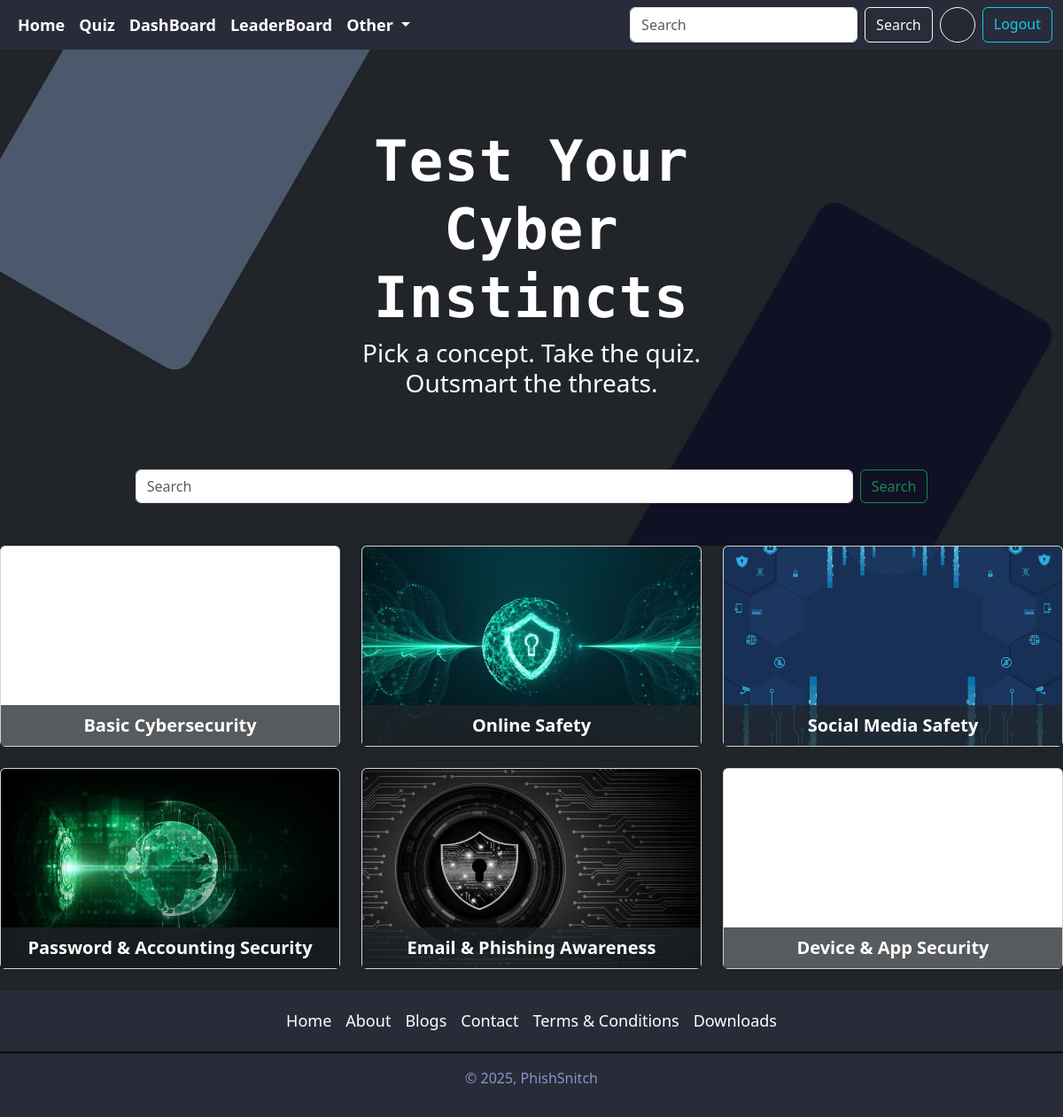
Before: /quiz/categories/ (signed in) with the older database file.
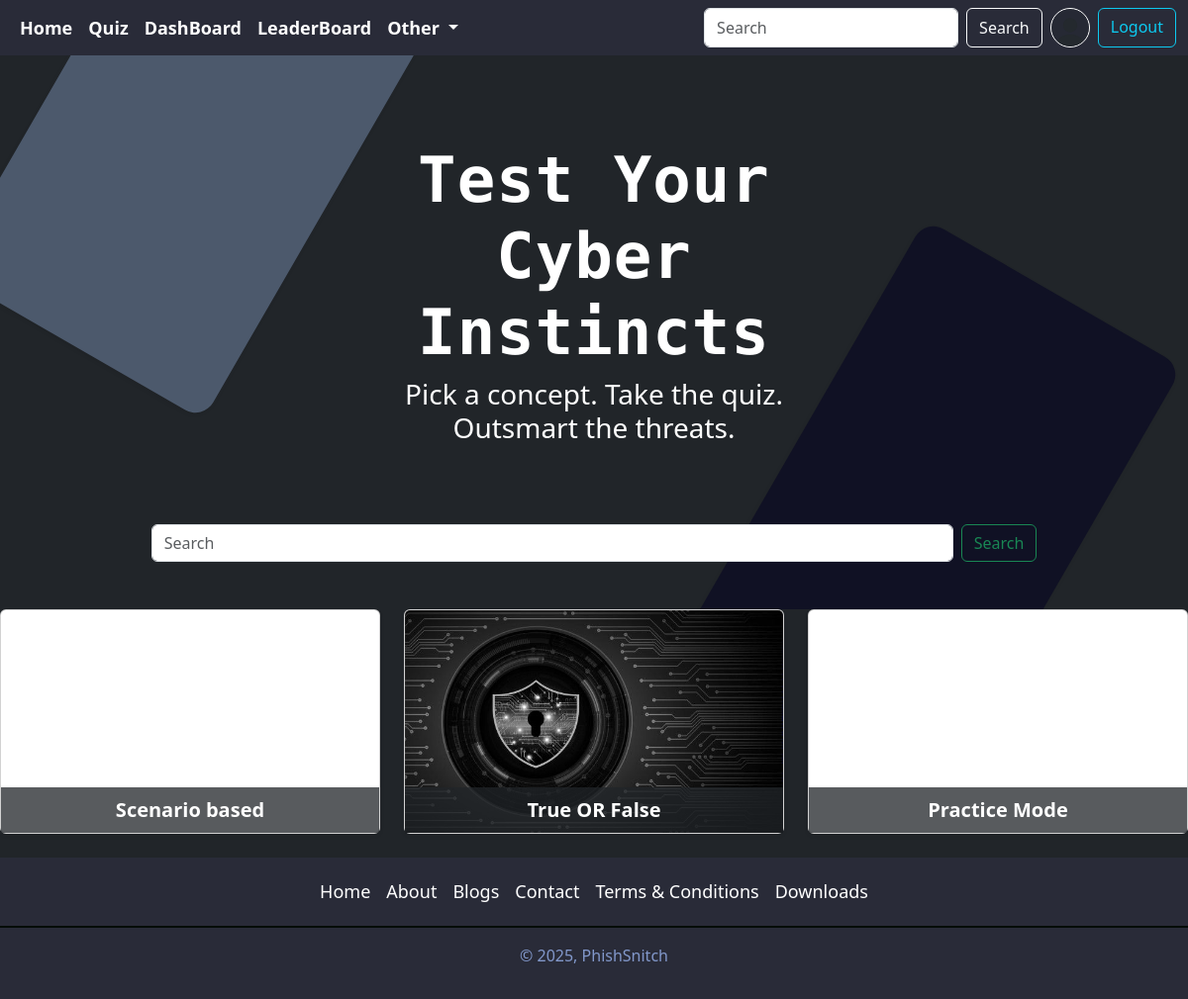
After: the same page with the newer database file.
### accounts/models.py (models this page shows, shortened)
class Profile(models.Model):
    user=models.OneToOneField(User, on_delete=models.CASCADE,null=True,verbose_name='User_Object')
    bio=models.TextField(blank=True,null=True)
    profile_image=models.ImageField(upload_to='profile_images',default='userdefault.png',blank=True,null=True,verbose_name='Profile_Pic')
    location=models.CharField(max_length=100,blank=True,null=True)
    GENDER=(
        ('Male','Male'),
        ('Female','Female'),
        ('Other','Other')
    )
    gender=models.CharField(max_length=6,choices=GENDER,blank=True,null=True)
    rank=models.IntegerField(null=True,blank=True,editable=True,default=0)
    total_score = models.IntegerField(default=0)

### quiz/models.py (models this page shows, shortened)
class Category(models.Model):
    name = models.CharField(max_length=200)
    image = models.ImageField(upload_to='category_images',null=True,blank=True,default='bg3.png')
    class Meta:
        verbose_name_plural = 'Categories'

### quiz/views.py (the view)
# urls.py: path('categories/',views.category_view,name='category_view'),
def category_view(request):
    query = request.GET.get("q", "")
    if query:
        categories = Category.objects.filter(name__icontains=query)
    else:
        categories = Category.objects.all()
    context = {"categories": categories, "query": query}
    return render(request, 'quiz_category.html', context)

### templates/quiz_category.html (shortened to what this page needs)
{% extends 'index.html' %}
{% block content %}
<main>
     <div class="position-relative overflow-hidden p-3 p-md-5  text-center bg-dark ">
        <div class="col-md-6 p-lg-5 mx-auto mt-5"> <h1 class="display-3 fw-bold custom-heading text-white">Test Your Cyber Instincts</h1> <h3 class="fw-normal mb-3 text-white">Pick a concept. Take the quiz. Outsmart the threats.</h3>
         </div>
        <div class="position-relative mb-n4 mt-2" style="z-index: 10;">
    <form class="container d-flex justify-content-center mt-3" role="search" method="get" action="{% url 'category_view' %}">
      <input name="q" class="form-control me-2 w-75" type="search" placeholder="Search" aria-label="Search" />
      <a href="#" class="btn btn-outline-success" type="submit">Search</a>
    </form>
  </div>
     <div class="product-device shadow-sm d-none d-md-block">
     </div>
      <div class="product-device product-device-2 shadow-sm d-none d-md-block">
      </div>
     </div>
     <div class="container-fluid px-0 bg-dark" >
            <div class="row row-cols-1 row-cols-sm-1 row-cols-md-2 row-cols-lg-3">
              {% for category in categories %}
                <div class="col-md-4 mb-4">
                        <div class="card shadow-sm h-100">
                            <a href="{% url 'search' category.name %}" type="button" class="text-white fw-semibold text-decoration-none fs-5">
                        <div  class="card-img-top position-relative" style="
                    height: 225px;
                    background: url('{{ category.image.url }}') no-repeat center center;
                    background-size: cover;">
                        <div class="position-absolute bottom-0 start-0 w-100 bg-dark bg-opacity-75 text-center py-2">
                        {{ category.name }}
                    </div>
                    </a>
                </div>
                     </div>
                     </div>
                {% endfor %}
     </main>
  {% endblock content %}

### templates/index.html (shortened to what this page needs)
{% load static %}
<!DOCTYPE html>
<html lang="en">
<head>
    <link href="https://cdn.jsdelivr.net/npm/bootstrap@5.3.6/dist/css/bootstrap.min.css" rel="stylesheet">
     <link rel="stylesheet" href="https://cdn.jsdelivr.net/npm/bootstrap-icons@1.10.5/font/bootstrap-icons.css">
   <link rel="stylesheet" href="{% static 'styles/home.css' %}">
</head>
<body class="{% block body_class %}{% endblock %}">
    {% include "components/navbar.html" %}
     {% block content%}
     {% endblock content %}
      {% include "components/footer.html" %}
</body>
</html>

### templates/components/navbar.html (shortened to what this page needs)
{% load static %}
<nav class="navbar navbar-expand-lg ">
    <div class="container-fluid">
      <div class="collapse navbar-collapse" id="navbarSupportedContent">
        <ul class="navbar-nav me-auto mb-2 mb-lg-0">
          <li class="nav-item content">
            <a class="nav-link active" aria-current="page" href="{% url 'home' %}">Home</a>
          </li>
          <li class="nav-item content">
            <a class="nav-link" href="{% url 'category_view' %}">Quiz</a>
          </li>
          {% if request.user.is_superuser %}
          <li class="nav-item content">
            <a class="nav-link" href="{%  url 'dashboard' %}">DashBoard</a>
          </li>
          {% endif %}
          <li class="nav-item content">
            <a class="nav-link" href="{%  url 'leaderboard' %}">LeaderBoard</a>
          </li>
          <li class="nav-item dropdown content " style="background-color: #292b38;">
            <a class="nav-link dropdown-toggle" href="#" role="button" data-bs-toggle="dropdown" aria-expanded="false">
              Other
            </a>
          </li>
        </ul>
        <form class="d-flex" role="search" action="{% url 'search_users' %}">
          <input class="form-control me-2" type="search" placeholder="Search" aria-label="Search" name="q"/>
          <button class="btn btn-outline-light" type="submit">Search</button>
          {% if request.user.is_authenticated %}
          <a href="{% url 'profile' request.user.username %}" data-bs-toggle="tooltip" data-bs-placement="bottom" data-bs-title="{{request.user.username}}" >
            <img src="{{ request.user.profile.profile_image.url }}" alt="image not found" width="40" height="40" class="rounded-circle mx-2 border border-white" style="border-width: 2px;">
          </a>
          <a href="{% url 'logout' %}" class="btn btn-outline-info ">Logout</a>
          {% else %}
          <a href="{% url 'login' %}" class="btn btn-outline-info ms-2">Login</a>
          {% endif %}
        </form>
      </div>
    </div>
  </nav>

### templates/components/footer.html (shortened to what this page needs)
<footer class=" footer py-3  ">
    <ul class="nav justify-content-center  pb-3 mb-3" style="border-bottom: 2px solid #050c08;">
        <li class="nav-item content "><a href="{% url 'home' %}" class="nav-link px-2 text-body-secondary">Home</a></li>
        <li class="nav-item content "><a href="{% url 'about' %}" class="nav-link px-2 text-body-secondary">About</a></li>
        <li class="nav-item content "><a href="{% url 'blogs' %}" class="nav-link px-2 text-body-secondary">Blogs</a></li>
        <li class="nav-item content "><a href="{% url 'contact' %}" class="nav-link px-2 text-body-secondary">Contact</a></li>
        <li class="nav-item content "><a href="{% url 'terms_and_conditions' %}" class="nav-link px-2 text-body-secondary">Terms & Conditions</a></li>
        <li class="nav-item content "><a href="{% url 'downloads' %}" class="nav-link px-2 text-body-secondary">Downloads</a></li>
    </ul>
    <p class="text-center " style="color: rgb(130, 152, 203);">© 2025, PhishSnitch</p>
</footer>

### templates/components/navbar.html (style rules this page uses)
.navbar { background-color: #292b38; display: flex; justify-content: space-around; align-items: center; font-weight: bolder; position:fixed; top: 0px; z-index: 100; width: 100vw; }
.content a { text-decoration: none; color: white; padding: 5px; font-size: large; z-index: 10; }

### templates/quiz_category.html (style rules this page uses)
.product-device { position: absolute; right: 10%; bottom: -30%; width: 300px; height: 540px; background-color: #101124; border-radius: 21px; transform: rotate(30deg); }
.product-device-2 { top: -25%; right: auto; bottom: 0; left: 5%; background-color: #4c596c; }
.position-relative > .col-md-6 { position: relative; z-index: 10; }
.custom-heading { font-family: 'Share Tech Mono', monospace; letter-spacing: 1px; font-weight: 400; }

### templates/components/footer.html (style rules this page uses)
.footer { background-color: #292b38; font-family: 'Segoe UI', sans-serif; flex-shrink: 0; }
.content a { text-decoration: none; color: white !important; padding: 5px; font-size: large; z-index: 10; }

Changed rows visible on the page:
removed Category: name "Basic Cybersecurity"
removed Category: image (picture), name "Online Safety"
removed Category: image (picture), name "Social Media Safety"
removed Category: image (picture), name "Password & Accounting Security"
removed Category: image (picture), name "Email & Phishing Awareness"
removed Category: name "Device & App Security"
added Category: name "Scenario based"
added Category: image (picture), name "True OR False"
added Category: name "Practice Mode"
